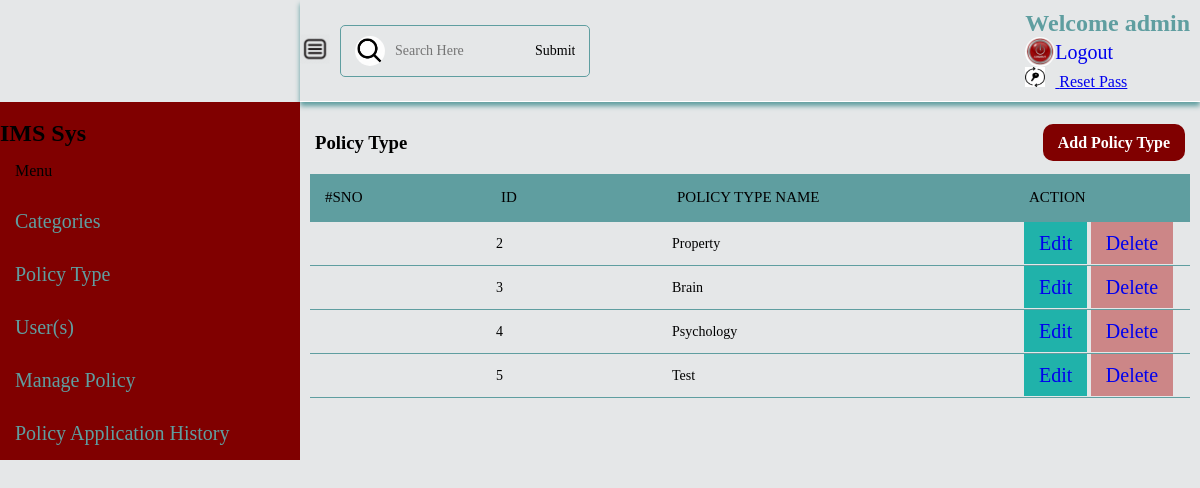
The app's page /search_policy_type.php (signed in) with its own data.
### tables this page shows
CREATE TABLE `policy_type` (
  `id` int(11) NOT NULL,
  `policy_type` varchar(255) NOT NULL
);

### search_policy_type.php (the view, shortened to what this page needs)
<?php
require 'top.inc.php';
?>
<!DOCTYPE html>
<html lang="en">
<head>
</head>
<body>
  <div class="table-heads">
                        <h3 class="table-title">Policy Type </h3>
                        <h4 class="table-link"><a href="add_policy_type.php">Add Policy Type</a></h4>
                    </div>
                      <div class="table-stats">
                          <table class="table" width="100%">
                                <thead>
                                    <tr>
                                            <th width="20%" class="serial">#SNO</th>
                                            <th width="20%" class="jonah">ID</th>
                                            <th width="40%">Policy Type Name</th>
                                            <th width="20%">Action</th>
                                    </tr>
                                </thead>
    <?php
        $res=mysqli_query($con,"SELECT * FROM policy_type where policy_type LIKE '%$_POST[search]%' OR id LIKE '$_POST[search]' ");
         $count=mysqli_num_rows($res);
           if ($count== 0 && !empty($_POST['search'])) {?>
                   <tbody>
                   <td><?php echo "No Matching Results";   ?></td>
                     </tbody>
              <?php }
                else {
                    $i=1;
                     while ($row=mysqli_fetch_assoc($res)) { ?>
                                <tbody>
                                        <tr>
                                            <td><?php $i; ?></td>
                                            <td><?php echo $row['id'];  ?></td>
                                            <td><?php echo $row['policy_type'];  ?></td>
                                            <td>
                                                <a class="editbtn" href="add_policy_type.php?id=<?php echo $row['id'];  ?> "> Edit</a>
                                                <a class="deletebtn" href="policy_type.php?id=<?php echo $row['id'];  ?> &type=delete">Delete</a></td>
                                        </tr>
                                        <?php
                                     $i++; }
                }
           ?>
                </tbody>
            </table>
            </div>
</body>
</html>

### style.css (style rules this page uses)
:root { --body-color:#E5E7E8; --menu-bgcolor:#800000; --text-color-menu:rgb(93, 93, 93); --text-bgcolor-hover:rgba(204, 191, 191, 0.582); --text-bgcolor-light:rgb(165, 162, 162); --border-bottom:rgb(197, 180, 180); }
* { margin: 0; padding: 0;box-sizing: border-box; font-family: ''; }
body { width: 100%; background: var(--body-color); position: relative; }
a.editbtn { text-decoration: none; padding: 10px 15px; background: lightseagreen; font-size: 20px; margin: 10px auto; }
a.deletebtn { text-decoration: none; padding: 10px 15px; background: rgba(178, 32, 32, 0.486); font-size: 20px; }
.table-heads { margin-left: 300px; display: flex; justify-content: space-between; align-items: center; margin-top: 20px; padding: 10px 15px 10px 15px; }
.table-heads .table-link a { background: var(--menu-bgcolor); color: #fff; padding: 10px 15px; text-decoration: none; border-radius: 10px; }
.table-stats { width: calc(100% - 300px ); margin-left: 300px; overflow: auto; padding: 10px; border-radius: 10px; }
table { border-collapse: collapse; }
tr { border-bottom: 1px solid cadetblue; }
th { font-size: 15px; text-transform: uppercase; padding: 15px; font-weight: 500; background: cadetblue; text-align: start; }
td { font-size: 14px; padding: 10px ; }

### records on screen
policy_type: id "2", policy_type "Property"
policy_type: id "3", policy_type "Brain"
policy_type: id "4", policy_type "Psychology"
policy_type: id "5", policy_type "Test"

### other values on screen
$_SESSION['USERNAME'] "admin"
